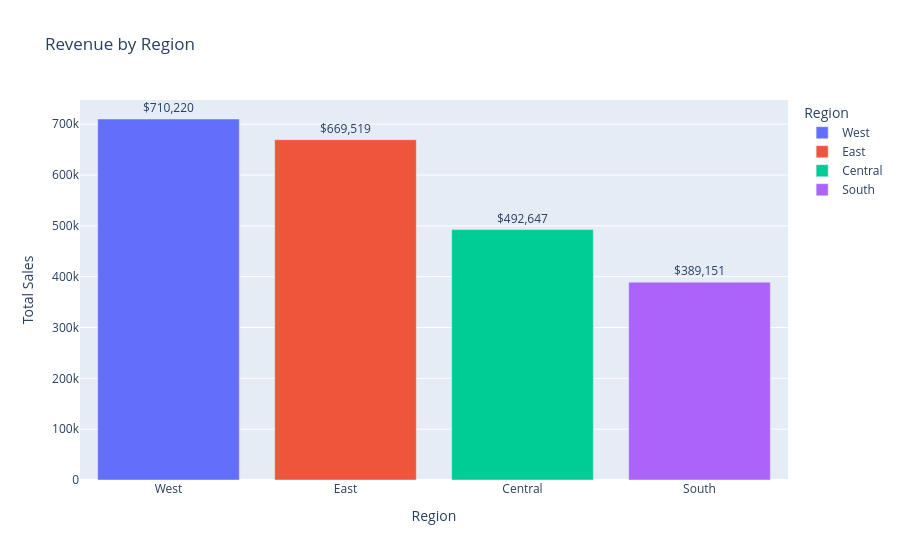

The cell this chart's notebook holds for it:
### Code cell
#Step 4: Interactive Dashboard with Plotly


#revenue by region (bar chart)
fig1 = px.bar(region_sales, x='Region', y='Total Sales',
              title='Revenue by Region',
              color='Region',
              text='Total Sales')
fig1.update_traces(texttemplate='$%{text:,.0f}', textposition='outside')
fig1.show()

### Figure 1 — Plotly figure (JSON) as saved in the notebook; plotly's stock layout.template omitted (floating-point values rounded to 4 significant figures)
{"data": [{"hovertemplate": "Region=%{x}<br>Total Sales=%{text}<extra></extra>", "legendgroup": "West", "marker": {"color": "#636efa", "pattern": {"shape": ""}}, "name": "West", "orientation": "v", "showlegend": true, "text": [710200.0], "textposition": "outside", "texttemplate": "$%{text:,.0f}", "type": "bar", "x": ["West"], "xaxis": "x", "y": [710200.0], "yaxis": "y"}, {"hovertemplate": "Region=%{x}<br>Total Sales=%{text}<extra></extra>", "legendgroup": "East", "marker": {"color": "#EF553B", "pattern": {"shape": ""}}, "name": "East", "orientation": "v", "showlegend": true, "text": [669500.0], "textposition": "outside", "texttemplate": "$%{text:,.0f}", "type": "bar", "x": ["East"], "xaxis": "x", "y": [669500.0], "yaxis": "y"}, {"hovertemplate": "Region=%{x}<br>Total Sales=%{text}<extra></extra>", "legendgroup": "Central", "marker": {"color": "#00cc96", "pattern": {"shape": ""}}, "name": "Central", "orientation": "v", "showlegend": true, "text": [492600.0], "textposition": "outside", "texttemplate": "$%{text:,.0f}", "type": "bar", "x": ["Central"], "xaxis": "x", "y": [492600.0], "yaxis": "y"}, {"hovertemplate": "Region=%{x}<br>Total Sales=%{text}<extra></extra>", "legendgroup": "South", "marker": {"color": "#ab63fa", "pattern": {"shape": ""}}, "name": "South", "orientation": "v", "showlegend": true, "text": [389200.0], "textposition": "outside", "texttemplate": "$%{text:,.0f}", "type": "bar", "x": ["South"], "xaxis": "x", "y": [389200.0], "yaxis": "y"}], "layout": {"barmode": "relative", "legend": {"title": {"text": "Region"}, "tracegroupgap": 0}, "title": {"text": "Revenue by Region"}, "xaxis": {"anchor": "y", "categoryarray": ["West", "East", "Central", "South"], "categoryorder": "array", "domain": [0, 1], "title": {"text": "Region"}}, "yaxis": {"anchor": "x", "domain": [0, 1], "title": {"text": "Total Sales"}}}}
